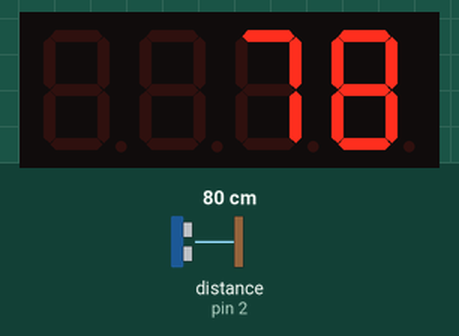
The sketch below on a simulated Arduino Uno, built with avr-gcc and run on an emulated ATmega328P. Parts: 4-digit seven-segment display. Wiring (inferred from the names in the program): ultrasonic range finder: trigger pin 4; echo pin 2. Inputs (shaded band) come from the test bench; at power-on: distance to the obstacle (sensor on pin 2) 80 cm. The echo pulse lasts 58.3 µs per cm.

Above: at 1.2 s.
1.3 s: distance to the obstacle (sensor on pin 2) set to 2 cm
At 2.6 s:
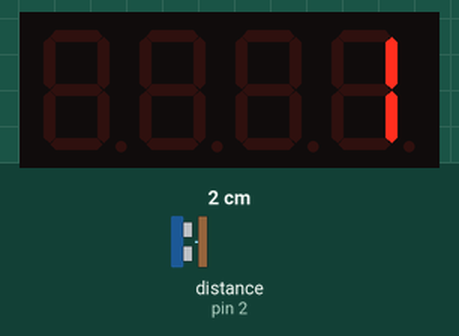
2.9 s: distance to the obstacle (sensor on pin 2) set to 4 cm
At 4.0 s:
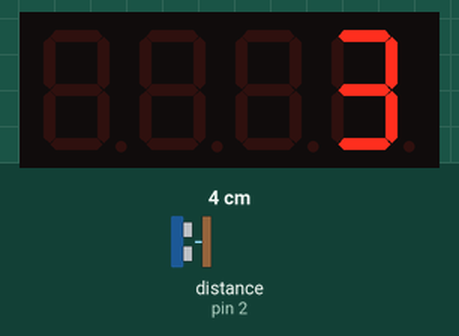
4.5 s: distance to the obstacle (sensor on pin 2) set to 9 cm
At 5.2 s:
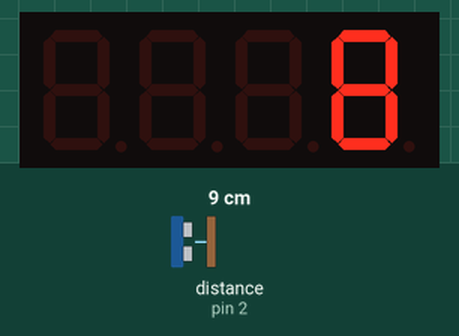
Timing chart, 0 to 7.5 s (numbered marks = the images above; inputs shaded):
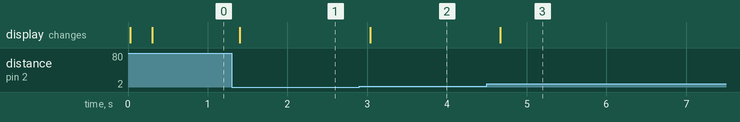

Measured:
- after the input at 1.3 s, the display: changes after 0.10 s (image 1)
- after the input at 2.9 s, the display: changes after 0.14 s (image 2)
- after the input at 4.5 s, the display: changes after 0.17 s (image 3)

The sketch:

hc-dr04-and-4-digit-on-mini.ino
```cpp
/* TM1637_4_Digit_Display_Basics.ino

The purpose of this sketch is to provide the basic structure for using the TM1637 based 4-Digit Displays
like the Grove 4 digit display or other equivalents available through the likes of www.dx.com.
This makes use of the TM1637Display library developed by avishorp. https://github.com/avishorp/TM1637

Pin assignments are:
CLK - D9
DIO - D8
5V or 3.3V supply to Display
GND to Display

The operation is very simple.  The sketch initialises the display and then steps through the loop incrementing the value of a
variable which is then displayed on the 4-Digit display. Essentially it is the most basic function you would want from
such a display.  If you want more sophisticated functionality then use the example that ships with the library.

HC-SR04 : test program for ultrasonic module
Author: Enrico Formenti
*/

#include <TM1637Display.h>

const int CLK = 9; //Set the CLK pin connection to the display
const int DIO = 8; //Set the DIO pin connection to the display

int NumStep = 0;  //Variable to interate

TM1637Display display(CLK, DIO);  //set up the 4-Digit Display.

const uint8_t trigPin = 4;
const uint8_t echoPin = 2;

void setup() {
  display.setBrightness(0x0a);  //set the diplay to maximum brightness
  // initialize serial communication:
  //Serial.begin(9600);
}

void loop()
{

  uint32_t duration; // duration of the round trip
  uint32_t cm;        // distance of the obstacle

  // The sensor is triggered by a HIGH pulse of 10 or more microseconds.
  // Give a short LOW pulse beforehand to ensure a clean HIGH pulse:
  pinMode(trigPin, OUTPUT);
  digitalWrite(trigPin, LOW);
  delayMicroseconds(3);

  // Start trigger signal
  digitalWrite(trigPin, HIGH);
  delayMicroseconds(10);
  digitalWrite(trigPin, LOW);

  // Read the signal from the sensor: a HIGH pulse whose
  // duration is the time (in microseconds) from the sending
  // of the ping to the reception of its echo off of an object.
  pinMode(echoPin, INPUT);
  duration = pulseIn(echoPin, HIGH);
  // convert the time into a distance
  cm = (uint32_t)((duration<<4)+duration)/1000.0; // cm = 17 * duration/1000

/*
  Serial.print(cm);
  Serial.print(" centimeters");
  Serial.println();
*/

  display.showNumberDec(cm); //Display the Variable value;
  delay(250);

  /*
  for(NumStep = 0; NumStep < 9999; NumStep++)  //Interrate NumStep
  {
    display.showNumberDec(NumStep); //Display the Variable value;
    delay(500);  //A half second delay between steps.
  }
  */
}
```
